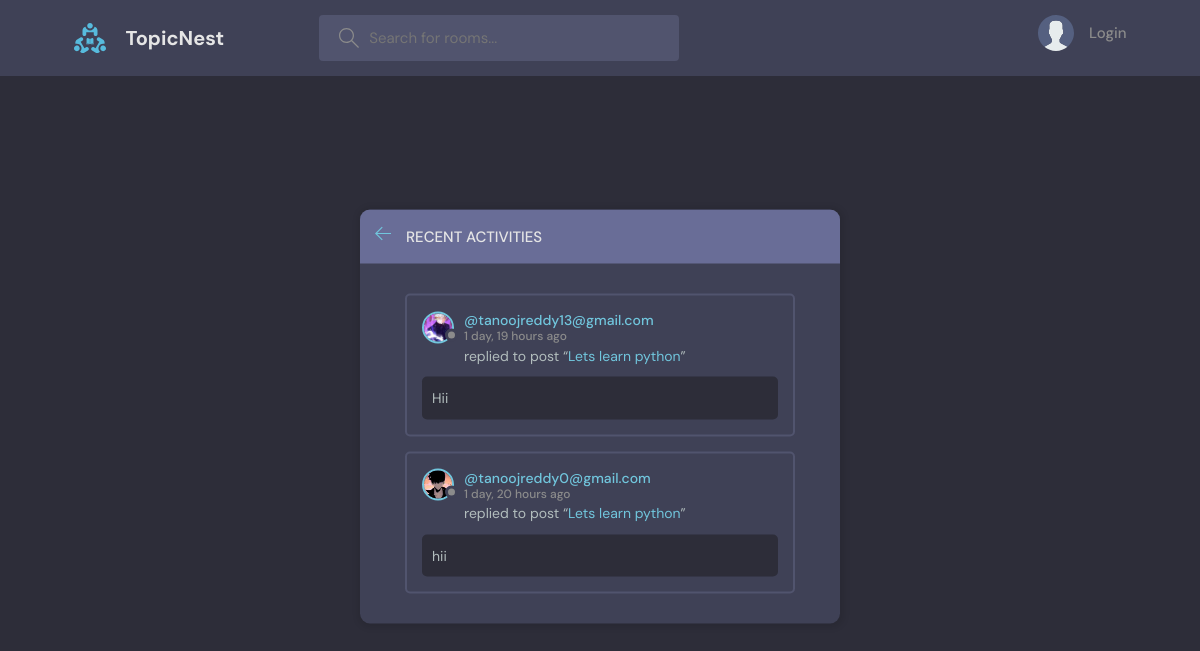
/activities/, run on an earlier commit of the app's database.
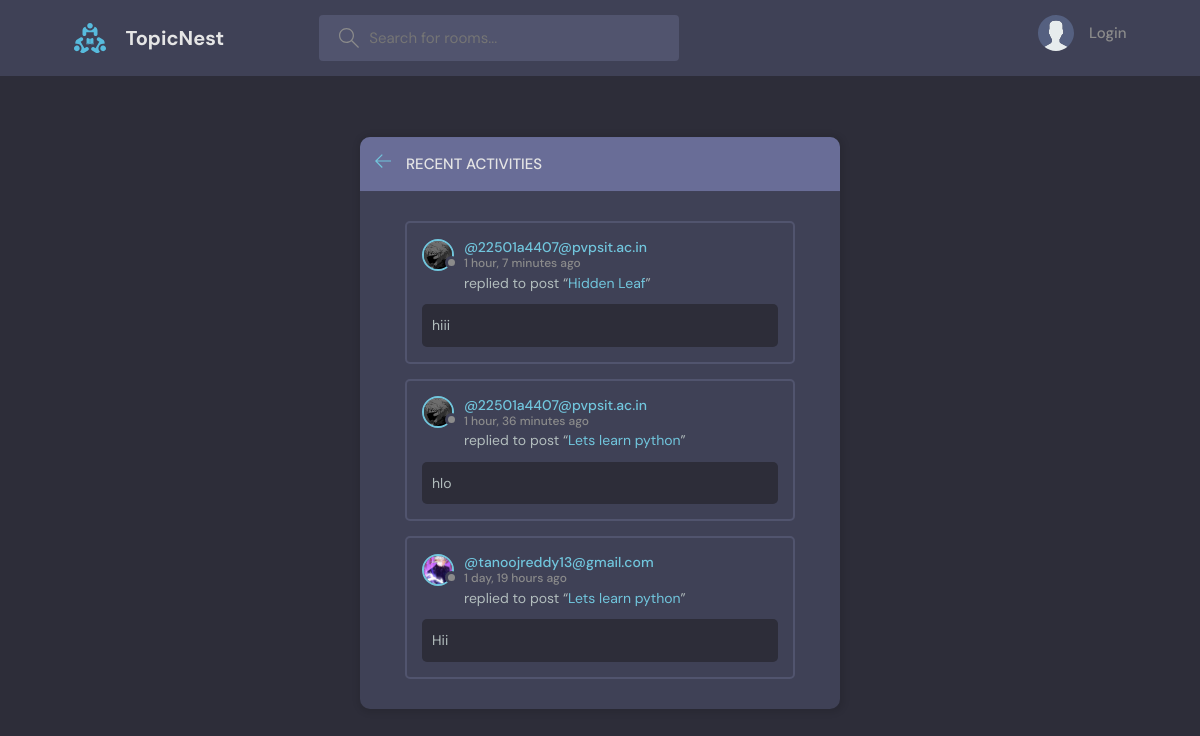
And on a later commit of the database.
### base/models.py (models this page shows, shortened)
class Message(models.Model):
    user = models.ForeignKey(User, on_delete=models.CASCADE)
    room =models.ForeignKey(Room, on_delete=models.CASCADE)
    body = models.TextField()
    updated = models.DateTimeField(auto_now=True)
    created = models.DateTimeField(auto_now_add=True)
    class Meta:
        ordering = ['-updated','-created']

class User(AbstractUser):
    name = models.CharField(max_length=200,null = True)
    email = models.EmailField(null=True,unique=True)
    bio = models.TextField(null = True)
    avatar = models.ImageField(null = True,default="avatar.svg")
    USERNAME_FIELD = 'email'
    REQUIRED_FIELDS = []

class Room(models.Model):
    host = models.ForeignKey(User, on_delete=models.SET_NULL,null=True)
    topic = models.ForeignKey(Topic, on_delete=models.SET_NULL,null=True)
    name = models.CharField(max_length=200)
    description = models.TextField(null=True,blank=True)
    participants = models.ManyToManyField(User,related_name='participants',blank=True)
    updated = models.DateTimeField(auto_now=True)
    created = models.DateTimeField(auto_now_add=True)
    class Meta:
        ordering = ['-updated','-created']

### base/views.py (the view)
# urls.py: path('activities/',views.activitiesPage,name = 'activities'),
def activitiesPage(request):
    room_messages = Message.objects.all()[0:4]
    return render(request,"base/activity.html",{"room_messages":room_messages})

### base/templates/base/activity.html (shortened to what this page needs)
{% extends 'main.html' %}
{% block content %}
    <main class="layout">
      <div class="container">
        <div class="layout__box">
          <div class="layout__boxHeader">
            <div class="layout__boxTitle">
              <a href="{% url 'home' %}">
                <svg version="1.1" xmlns="http://www.w3.org/2000/svg" width="32" height="32" viewBox="0 0 32 32">
                  <title>arrow-left</title>
                  <path
                    d="M13.723 2.286l-13.723 13.714 13.719 13.714 1.616-1.611-10.96-10.96h27.625v-2.286h-27.625l10.965-10.965-1.616-1.607z"
                  ></path>
                </svg>
              </a>
              <h3>Recent Activities</h3>
            </div>
          </div>
          <div class="activities-page layout__body">
            {% for msg in room_messages %}
            <div class="activities__box">
              <div class="activities__boxHeader roomListRoom__header">
                <a href="profile.html" class="roomListRoom__author">
                  <div class="avatar avatar--small">
                    <img src="{{msg.user.avatar.url}}" />
                  </div>
                  <p>
                    @{{msg.user}}
                    <span>{{msg.created|timesince}} ago</span>
                  </p>
                </a>
              </div>
              <div class="activities__boxContent">
                <p>
                  replied to post “<a href="{% url 'room' msg.room.id %}">{{msg.room.name}}</a>”
                </p>
                <div class="activities__boxRoomContent">
                  {{msg.body}}
                </div>
              </div>
            </div>
            {% endfor %}
          </div>
        </div>
      </div>
    </main>
  {% endblock %}

What changed in the data, as far as the page shows it:
removed Message: user.avatar (picture), user "tanoojreddy0@gmail.com", created "1 day, 20 hours", room.name "Lets learn python", body "hii"
added Message: user.avatar (picture), user "22501a4407@pvpsit.ac.in", created "1 hour, 7 minutes", room.name "Hidden Leaf", body "hiii"
added Message: user.avatar (picture), user "22501a4407@pvpsit.ac.in", created "1 hour, 36 minutes", room.name "Lets learn python", body "hlo"
